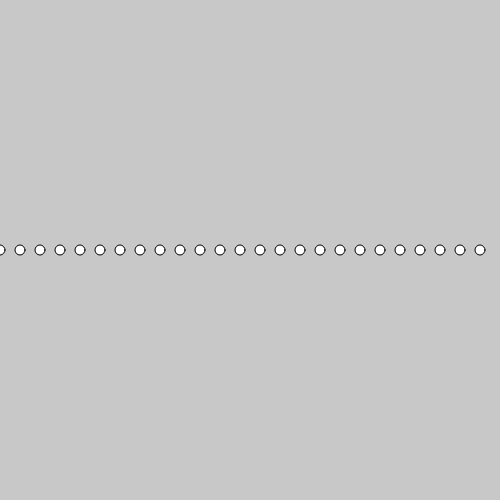
Frame 1 (no input)
Frame 60 (no input): identical to frame 1, image omitted
Frame 120 (the mouse pressed at the canvas centre since frame 60): identical to frame 1, image omitted

The p5.js sketch that drew this single still picture (run headless with seeded random() and noise() and a simulated clock; from frame 60 on, the mouse is pressed at the canvas centre):

// p5.js sketch
// ── sketch.js

function setup() {
  createCanvas(500, 500);
}

function draw() {
  background(200);

  fill( 255 );

  for (  var circleX = 0; circleX < width; circleX = circleX + 20 ) {
    ellipse(circleX, height/2, 10, 10);
  }


}
